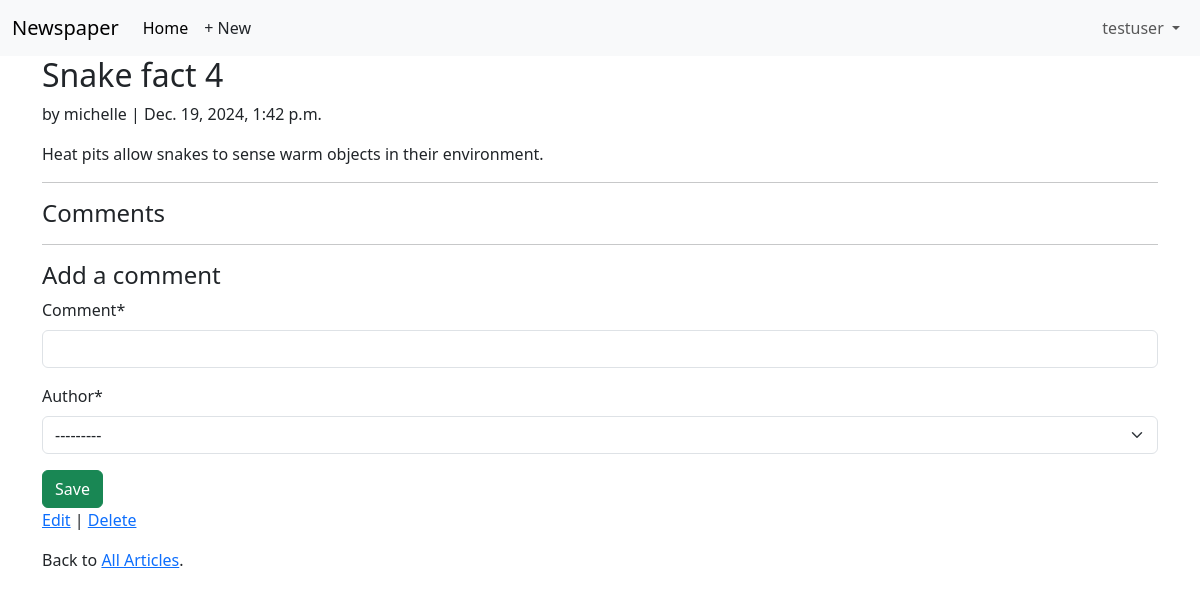
The app's page /articles/4/ (signed in) with its own data.
### accounts/models.py (models this page shows)
class CustomUser(AbstractUser):
    age = models.PositiveIntegerField(null=True, blank = True)

### articles/models.py (models this page shows, shortened)
class Article(models.Model):
    title = models.CharField(max_length=255)
    body = models.TextField()
    date = models.DateTimeField(auto_now_add=True)
    author = models.ForeignKey(
        settings.AUTH_USER_MODEL,
        on_delete=models.CASCADE,
    )

### articles/views.py (the view, shortened to what this page needs)
class ArticleDetailView(LoginRequiredMixin, View): # new
    def get(self, request, *args, **kwargs):
        view = CommentGet.as_view()
        return view(request, *args, **kwargs)

### articles/forms.py
class CommentForm(forms.ModelForm):
    class Meta:
        model = Comment
        fields = ('comment', 'author')

### articles/views.py (called while the page is built)
    def get_context_data(self, **kwargs):
        context = super().get_context_data(**kwargs)
        context['form'] = CommentForm()
        return context

### templates/article_detail.html (shortened to what this page needs)
{% extends 'base.html' %}
{% load crispy_forms_tags %}
{% block content %}
<div class='article-entry'>
  <h2>{{ object.title }}</h2>
  <p>by {{ object.author }} | {{ object.date }}</p>
  <p>{{ object.body }}</p>
<div>
<hr>
<h4>Comments</h4>
<hr>
<h4>Add a comment</h4>
  <form action='' method='post'>{% csrf_token %}
    {{ form|crispy }}
    <button class='btn btn-success ml-2' type='submit'>Save</button>
  </form>
<p><a href='{% url 'article_edit' article.pk %}'>Edit</a> |
  <a href='{% url 'article_delete' article.pk %}'>Delete</a></p>
<p>Back to <a href='{% url 'article_list' %}'>All Articles</a>.</p>
{% endblock content %}

### templates/base.html (shortened to what this page needs)
{% load static %}
<!DOCTYPE html>
<html>
<head>
  <link href="https://cdn.jsdelivr.net/npm/bootstrap@5.3.3/dist/css/bootstrap.min.css" rel="stylesheet">
</head>
<body>
  <nav class="navbar navbar-expand-lg bg-body-tertiary">
    <div class="container-fluid">
      <a class="navbar-brand" href="{% url 'home' %}">Newspaper</a>
      <div class="collapse navbar-collapse" id="navbarSupportedContent">
        <ul class="navbar-nav me-auto mb-2 mb-lg-0">
          <li class="nav-item">
            <a class="nav-link active" aria-current="page" href="#">Home</a>
          </li>
          {% if user.is_authenticated %}
          <li><a href="{% url 'article_new' %}"
            class="nav-link px-2 link-dark">+ New</a></li>
        </ul>
        <div class="mr-auto">
          <ul class="navbar-nav">
            <li class="nav-item dropdown">
              <a class="nav-link dropdown-toggle" href="#" role="button" data-bs-toggle="dropdown"
                aria-expanded="false">
                {{ user.username }}
              </a>
            </li>
        {% endif %}
      </div>
    </div>
  </nav>
  <main>
    <div class="container">
      {% block content %}
      {% endblock content %}
    </div>
  </main>
</body>
</html>

### records on screen
CustomUser: username "testuser"
Article: title "Snake fact 4", author "michelle", date "Dec. 19, 2024, 1:42 p.m.", body "Heat pits allow snakes to sense warm objects in their environment."
